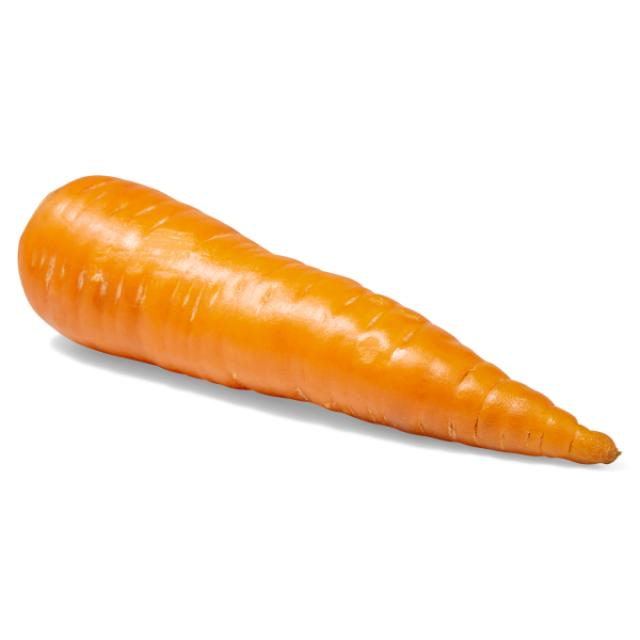
#> input picture data/raw/bersih/bersih_001.jpg, 640 x 640 px
$ python -i pipeline.py   (imports and definitions only)   (older library calls are emulated)
#> lines starting #> are read from the running program, lines starting #| are printed output that depends on the picture
#> further down, picture is the input picture: shape (640, 640, 3); mean B, G, R 215.6, 233.7, 250.1
import cv2
import numpy as np
from skimage.feature import graycomatrix, graycoprops


def preprocess_image(img: np.ndarray, size=(256, 256), blur='gaussian', ksize=3) -> np.ndarray:
    """
    Preprocessing sesuai training pipeline:
    1. Blur (gaussian/median/mean)
    2. Resize
    3. Normalize (0-1)
    """
#> called with size = (256, 256), blur = 'gaussian', ksize = 3
    # 1. BLUR
    if blur == 'gaussian':
        img = cv2.GaussianBlur(img, (ksize, ksize), 0)
    elif blur == 'median':
        img = cv2.medianBlur(img, ksize)
    elif blur == 'mean':
        img = cv2.blur(img, (ksize, ksize))

    # 2. RESIZE
    img = cv2.resize(img, size, interpolation=cv2.INTER_AREA)
#> img: shape (256, 256, 3)

    # 3. NORMALIZE (0-1)
    img = img.astype(np.float32) / 255.0

    return img


def grabcut_segment(img: np.ndarray):
    mask = np.zeros(img.shape[:2], np.uint8)
    bgModel = np.zeros((1, 65), np.float64)
    fgModel = np.zeros((1, 65), np.float64)

    height, width = img.shape[:2]
#> height = 256; width = 256
    rect = (10, 10, width - 20, height - 20)
#> rect = (10, 10, 236, 236)

    cv2.grabCut(img, mask, rect, bgModel, fgModel, 5, cv2.GC_INIT_WITH_RECT)

    final_mask = np.where((mask == 2) | (mask == 0), 0, 1).astype("uint8")
    segmented = img * final_mask[:, :, np.newaxis]
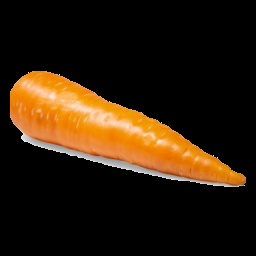
#> segmented: shape (256, 256, 3); mean of channels 0, 1, 2 11.2, 29.1, 45.2; drawn as B, G, R
    return segmented, final_mask


def extract_color_features(img: np.ndarray, color_mode: str = "strict"):
    # strict: correctly convert BGR->RGB->HSV (recommended after retraining)
    # compat: legacy mode mimicking original notebook (RGB->HSV on BGR array)
#> called with color_mode = 'strict'
    if color_mode == "strict":
        rgb = cv2.cvtColor(img, cv2.COLOR_BGR2RGB)
        hsv = cv2.cvtColor(rgb, cv2.COLOR_RGB2HSV)
#> hsv: shape (256, 256, 3); mean H, S, V 3.5, 36.9, 45.2
    else:
        hsv = cv2.cvtColor(img, cv2.COLOR_RGB2HSV)
    H, S, V = cv2.split(hsv)
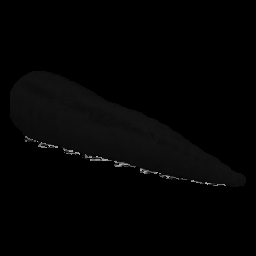
#> H: shape (256, 256); min 0, max 177, mean 3.5
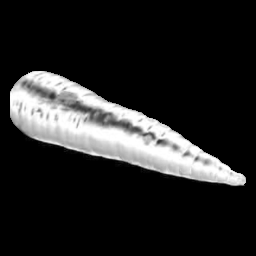
#> S: shape (256, 256); min 0, max 255, mean 36.9
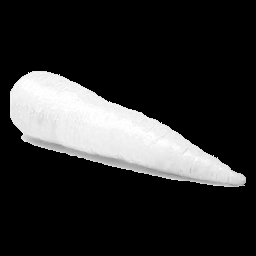
#> V: shape (256, 256); min 0, max 255, mean 45.2
    features = {
        "H_mean": float(np.mean(H)),
        "H_std": float(np.std(H)),
        "S_mean": float(np.mean(S)),
        "S_std": float(np.std(S)),
        "V_mean": float(np.mean(V)),
        "V_std": float(np.std(V)),
    }
#> features = {'H_mean': 3.53, 'H_std': 10.79, 'S_mean': 36.95, 'S_std': 81.25, 'V_mean': 45.21, 'V_std': 92.17}
    return features


def extract_glcm(img_gray: np.ndarray):
    glcm = graycomatrix(
        img_gray,
        distances=[1],
        angles=[0, np.pi / 4, np.pi / 2, 3 * np.pi / 4],
        levels=256,
        symmetric=True,
        normed=True,
    )
    features = {
        "contrast": float(graycoprops(glcm, "contrast").mean()),
        "dissimilarity": float(graycoprops(glcm, "dissimilarity").mean()),
        "homogeneity": float(graycoprops(glcm, "homogeneity").mean()),
        "energy": float(graycoprops(glcm, "energy").mean()),
        "ASM": float(graycoprops(glcm, "ASM").mean()),
        "correlation": float(graycoprops(glcm, "correlation").mean()),
    }
    return features


def build_features(bgr_img: np.ndarray, color_mode: str = "strict") -> np.ndarray:
    # 1. PREPROCESSING (blur + resize + normalize) - SAMA SEPERTI TRAINING
    preprocessed = preprocess_image(bgr_img, size=(256, 256), blur='gaussian', ksize=3)

    # Convert back to uint8 for segmentation (0-255)
    img_uint8 = (preprocessed * 255).astype(np.uint8)

    # 2. SEGMENTATION
    seg, _ = grabcut_segment(img_uint8)

    # 3. FEATURE EXTRACTION
    color_feats = extract_color_features(seg, color_mode=color_mode)
#> color_feats has the same summary as features in extract_color_features
    gray = cv2.cvtColor(seg, cv2.COLOR_BGR2GRAY)
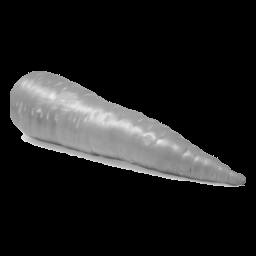
#> gray: shape (256, 256); min 0, max 239, mean 31.9
    glcm_feats = extract_glcm(gray)
#> in extract_glcm, `features = { "contrast": float(graycoprops(glcm, "contrast").mean()), ..`: features = {'contrast': 252.4, 'dissimilarity': 2.31, 'homogeneity': 0.849, 'energy': 0.8, 'ASM': 0.64, 'correlation': 0.971}
#> glcm_feats has the same summary as features in extract_glcm

    feats = list(color_feats.values()) + list(glcm_feats.values())
#> feats = [3.53, 10.79, 36.95, 81.25, 45.21, 92.17, 252.4, 2.31, 0.849, 0.8, 0.64, 0.971]
    return np.array(feats, dtype=np.float32).reshape(1, -1)

>>> import cv2
>>> picture = cv2.imread('../data/raw/bersih/bersih_001.jpg')
>>> result = build_features(picture)

$ run again, on data/raw/bersih/bersih_002.jpg
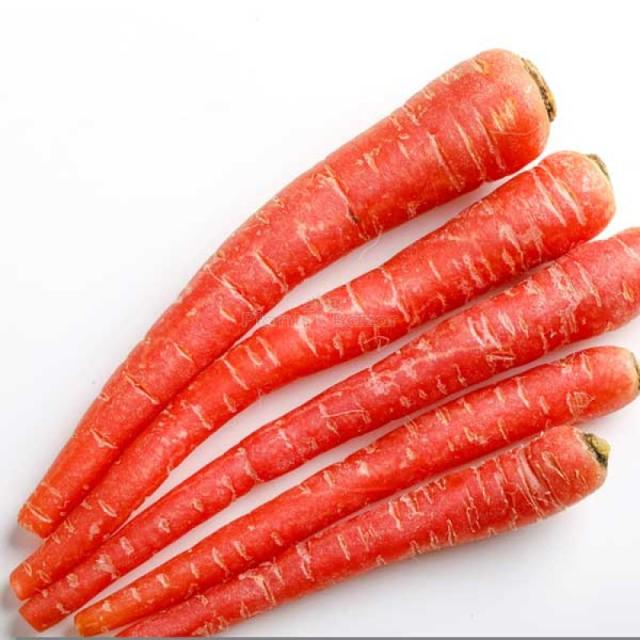
#> input picture data/raw/bersih/bersih_002.jpg, 640 x 640 px
#> picture is the input picture: shape (640, 640, 3); mean B, G, R 147.8, 158, 235.4
#> hsv: shape (256, 256, 3); mean H, S, V 3.3, 90.5, 115
#> in extract_color_features, `H, S, V = cv2.split(hsv)`:
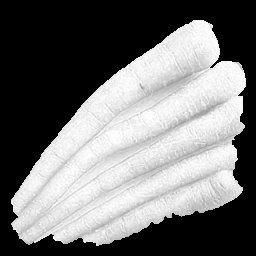
#> V: shape (256, 256); min 0, max 255, mean 115
#> in extract_color_features, `features = { "H_mean": float(np.mean(H)), "H_std": float(np.std(H)), "..`: features = {'H_mean': 3.28, 'H_std': 16.35, 'S_mean': 90.53, 'S_std': 96.58, 'V_mean': 115, 'V_std': 114.8}
#> color_feats has the same summary as features in extract_color_features
#> in build_features, `gray = cv2.cvtColor(seg, cv2.COLOR_BGR2GRAY)`:
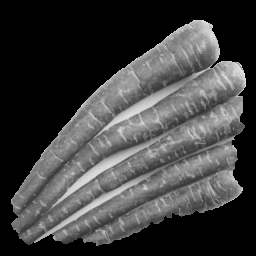
#> gray: shape (256, 256); min 0, max 233, mean 64.1
#> in extract_glcm, `features = { "contrast": float(graycoprops(glcm, "contrast").mean()), ..`: features = {'contrast': 369.6, 'dissimilarity': 6.95, 'homogeneity': 0.543, 'energy': 0.488, 'ASM': 0.238, 'correlation': 0.961}
#> glcm_feats has the same summary as features in extract_glcm
#> feats = [3.28, 16.35, 90.53, 96.58, 115, 114.8, 369.6, 6.95, 0.543, 0.488, 0.238, 0.961]

$ run again, on data/raw/bersih/bersih_003.jpg
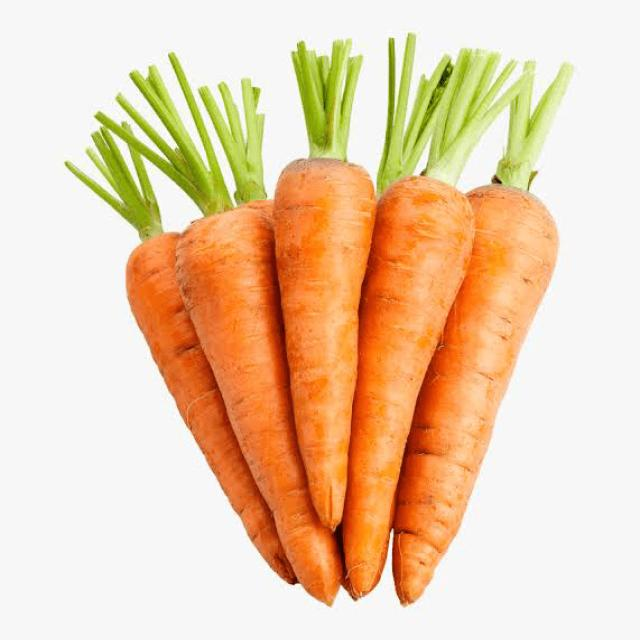
#> input picture data/raw/bersih/bersih_003.jpg, 640 x 640 px
#> picture is the input picture: shape (640, 640, 3); mean B, G, R 172.7, 205.9, 236.1
#> hsv: shape (256, 256, 3); mean H, S, V 8.1, 74.2, 97.3
#> in extract_color_features, `H, S, V = cv2.split(hsv)`:
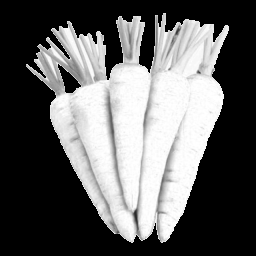
#> V: shape (256, 256); min 0, max 255, mean 97.3
#> in extract_color_features, `features = { "H_mean": float(np.mean(H)), "H_std": float(np.std(H)), "..`: features = {'H_mean': 8.07, 'H_std': 12.75, 'S_mean': 74.23, 'S_std': 93.59, 'V_mean': 97.31, 'V_std': 113.8}
#> color_feats has the same summary as features in extract_color_features
#> in build_features, `gray = cv2.cvtColor(seg, cv2.COLOR_BGR2GRAY)`:
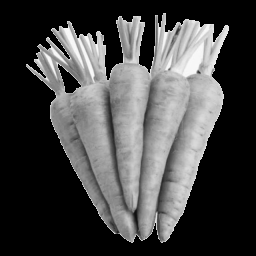
#> gray: shape (256, 256); min 0, max 250, mean 70.7
#> in extract_glcm, `features = { "contrast": float(graycoprops(glcm, "contrast").mean()), ..`: features = {'contrast': 745.1, 'dissimilarity': 7.19, 'homogeneity': 0.624, 'energy': 0.559, 'ASM': 0.313, 'correlation': 0.949}
#> glcm_feats has the same summary as features in extract_glcm
#> feats = [8.07, 12.75, 74.23, 93.59, 97.31, 113.8, 745.1, 7.19, 0.624, 0.559, 0.313, 0.949]

$ run again, on data/raw/bersih/bersih_004.jpg
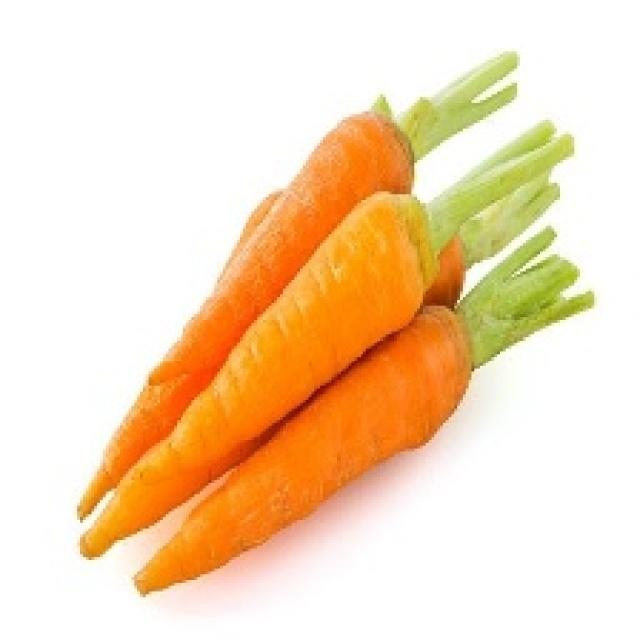
#> input picture data/raw/bersih/bersih_004.jpg, 640 x 640 px
#> picture is the input picture: shape (640, 640, 3); mean B, G, R 185.8, 218.8, 246.5
#> hsv: shape (256, 256, 3); mean H, S, V 6.3, 65.4, 81.1
#> in extract_color_features, `H, S, V = cv2.split(hsv)`:
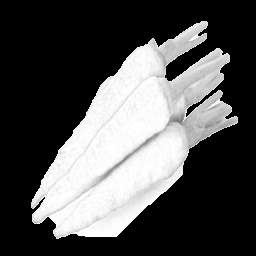
#> V: shape (256, 256); min 0, max 255, mean 81.1
#> in extract_color_features, `features = { "H_mean": float(np.mean(H)), "H_std": float(np.std(H)), "..`: features = {'H_mean': 6.31, 'H_std': 11.2, 'S_mean': 65.37, 'S_std': 98.16, 'V_mean': 81.07, 'V_std': 112.1}
#> color_feats has the same summary as features in extract_color_features
#> in build_features, `gray = cv2.cvtColor(seg, cv2.COLOR_BGR2GRAY)`:
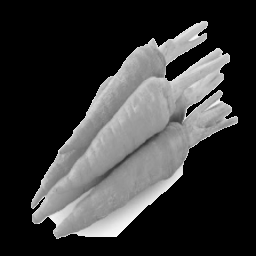
#> gray: shape (256, 256); min 0, max 250, mean 57.4
#> in extract_glcm, `features = { "contrast": float(graycoprops(glcm, "contrast").mean()), ..`: features = {'contrast': 565.7, 'dissimilarity': 4.38, 'homogeneity': 0.726, 'energy': 0.645, 'ASM': 0.416, 'correlation': 0.957}
#> glcm_feats has the same summary as features in extract_glcm
#> feats = [6.31, 11.2, 65.37, 98.16, 81.07, 112.1, 565.7, 4.38, 0.726, 0.645, 0.416, 0.957]
